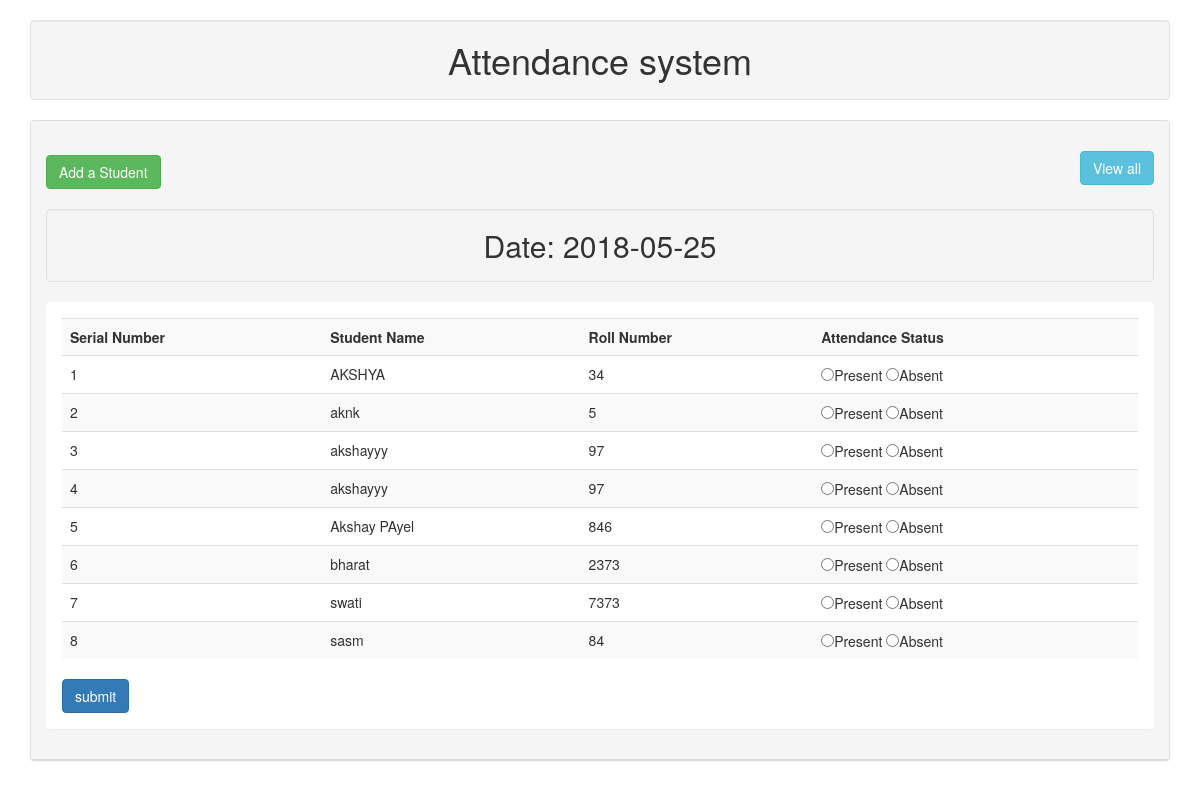
The page / on the database its author committed.
### tables this page shows
CREATE TABLE `attendance` (
  `id` int(11) NOT NULL,
  `student_name` varchar(255) NOT NULL,
  `roll_number` varchar(255) NOT NULL
);

### index.php (the view, shortened to what this page needs)
<?php
include('db.php');
?>
<!DOCTYPE html>
<html lang="en">
<head>
<link rel="stylesheet" href="https://maxcdn.bootstrapcdn.com/bootstrap/3.3.7/css/bootstrap.min.css">
</head>
<body>
   <div class="container">
    <h1>  <div class="well text-center">Attendance system</div> </h1>
       <div class="panel panel-default">
           <div class="panel-heading">
              <h2>
              <a class="btn btn-success"  href="add.php">Add a Student</a>
                <a class="btn btn-info pull-right"  href="view_all.php">View all</a>
           </h2>
           <h2>
           <div class="well text-center">Date:
               <?php  echo date("Y-m-d"); ?>
           </div>
           </h2>
           <div class="panel panel-body">
               <form action="index.php" method="post">
                   <table class="table table-striped">
                       <tr>
                       <th>Serial Number</th>
                        <th>Student Name</th>
                         <th>Roll Number</th>
                          <th>Attendance Status</th>
                          </tr>
                          <?php
                       $result  = mysqli_query($connection,"select * from attendance");
                        $serialnumber=0;
                          $counter=0;
                       while($row=mysqli_fetch_array($result))
                       {
                           $serialnumber++;
                          ?>
                          <tr>
                          <td><?php echo $serialnumber; ?></td>
                          <td><?php echo $row['student_name']; ?>
                          </td>
                          <td><?php echo $row['roll_number']; ?>
                          </td>
                          <td>
                              <input type="radio" name="attendance_status[<?php echo $counter; ?>]" value="Present"
                                  <?php if(isset($_POST['attendance_status'][$counter]) && $_POST['attendance_status'][$counter] == "Present"){
                                      echo "checked=checked";
                                  }  ?>
                              >Present
                              <input type="radio" name="attendance_status[<?php echo $counter; ?>]" value="Absent"
                                  <?php if(isset($_POST['attendance_status'][$counter]) && $_POST['attendance_status'][$counter] == "Absent"){
                                      echo "checked=checked";
                                  }  ?>
                              >Absent
                          </td>
                          </tr>
                  <?php $counter++;
                       }   ?>
                   </table>
                   <input type="submit" name="submit" value="submit" class="btn btn-primary">
               </form>
           </div>
            </div>
       </div>
   </div>
</body>
</html>

### rows shown on the page
attendance: student_name "AKSHYA", roll_number "34"
attendance: student_name "aknk", roll_number "5"
attendance: student_name "akshayyy", roll_number "97"
attendance: student_name "akshayyy", roll_number "97"
attendance: student_name "Akshay PAyel", roll_number "846"
attendance: student_name "bharat", roll_number "2373"
attendance: student_name "swati", roll_number "7373"
attendance: student_name "sasm", roll_number "84"
